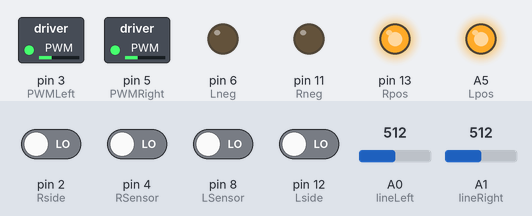
Bench run of a program on a simulated Arduino Nano, built with avr-gcc and run on an emulated ATmega328P. Shown: switched loads named in the program (green lamp = pin HIGH), output pins drawn as LEDs (lit = HIGH). The test bench sets the inputs (shaded band); at power-on: pin 2 (Rside), pin 4 (RSensor), pin 8 (LSensor), pin 12 (Lside) LOW, A0 (lineLeft) = 512, A1 (lineRight) = 512.

Above: at 1.2 s.
1.3 s: A0 (lineLeft) set to 206
2.8 s: A0 (lineLeft) set to 186
At 3.3 s:
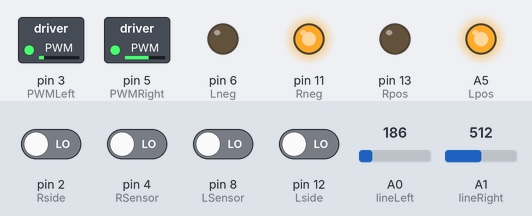
4.3 s: A1 (lineRight) set to 218
5.8 s: A1 (lineRight) set to 188
At 6.8 s:
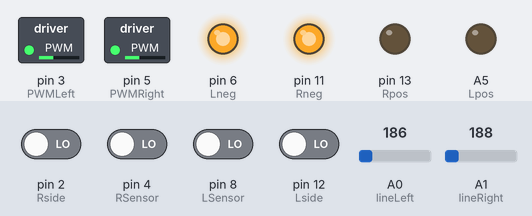
7.3 s: pin 2 (Rside) driven HIGH
At 8.0 s:
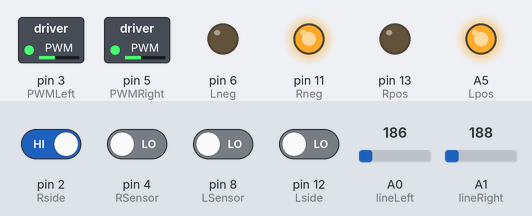
8.8 s: pin 8 (LSensor) driven HIGH
At 9.1 s:
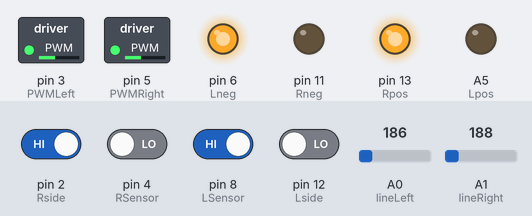
Timing chart, 0 to 11.3 s (numbered marks = the images above; inputs shaded):
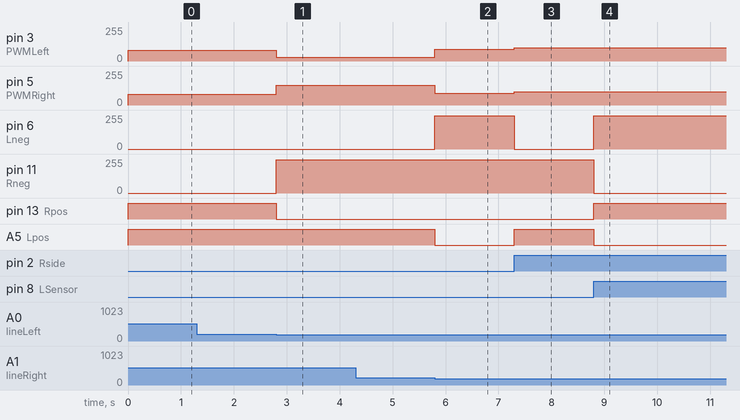

The program:

main.cpp
```cpp
/**
 * Joe
 * V1.1
 * File that outlines Shorti's main
 * 1/30/2025
 */

 #include <Arduino.h>

// imports
#include "sensors/MotorDriver.h"
#include "states/robotState.h"
#include "action/robotAction.h"
#include "sensors/LINEsensor.h"
#include "sensors/IRsensor.h"
#include "states/stayOn.h"
#include "states/moveForward.h"

 // pinouts
 #define Lside 12
 #define LSensor 8
 #define Rside 2
 #define RSensor 4
 #define StartMod 10
 #define Rpos 13
 #define Rneg 11
 #define Lpos A5
 #define Lneg 6
 #define PWMRight 5
 #define PWMLeft 3
 #define switch1 A7
 #define switch2 A6
 #define lineLeft A0
 #define lineRight A1

// define objects               declares pointers to these objects
MotorDriver *leftMotorDriver;
MotorDriver *rightMotorDriver;
RobotState* rstate;
StayOn* stayOn;
RobotAction* raction;
WorldState* wrldstate;
LINEsensor* linesensors[3];
IRsensor* irsensors[5];

 void updateMotors();

 void setup() {
     // define pinmodes
     pinMode(Rpos, OUTPUT);
     pinMode(Rneg, OUTPUT);
     pinMode(Lpos, OUTPUT);
     pinMode(Lneg, OUTPUT);
     pinMode(Lside, INPUT);
     pinMode(LSensor, INPUT);
     pinMode(RSensor, INPUT);
     pinMode(Rside, INPUT);
     pinMode(lineLeft, INPUT);
     pinMode(lineRight, INPUT);
     pinMode(StartMod, INPUT);
     pinMode(switch1, INPUT);
     pinMode(switch2, INPUT);

     Serial.begin(9600);

    leftMotorDriver = new MotorDriver();            // dynamically allocates memory for the object and returns a pointer (assigns it to leftMotorDriver)
    rightMotorDriver = new MotorDriver();

    for (int i = 0; i < 3; i++) {
        linesensors[i] = new LINEsensor(0);     // the "0" in LINEsensor(0) indicates that the sensor value is initialized to 0.
      }
      for (int i = 0; i < 5; i++) {
        irsensors[i] = new IRsensor(0);         // the "0" in LINEsensor(0) indicates that the sensor value is initialized to 0.
      }
      raction = new RobotAction(leftMotorDriver, rightMotorDriver);   // dynamically allocates memory for the object and returns a pointer (assigns it to raction)
      wrldstate = new WorldState(linesensors, irsensors);
      stayOn = new StayOn(raction, wrldstate);
      rstate = new RobotState(wrldstate, stayOn, raction);

 }

 void loop() {
    pollsensors();
    updateMotors();
    rstate->win();
 }

 /**
  * Implemented for Shorti's motordrivers to conform to the
  * simple motordriver with speed and direction.
  */
 void updateMotors() {
  int leftDirection = leftMotorDriver->getDir();
  int leftSpeed = leftMotorDriver->getSpeed();

  if (leftDirection == 1) {  // if direction is forward
    analogWrite(Lpos, 250);
    analogWrite(Lneg, 0);
  } else {                    // if direction is back
    analogWrite(Lpos, 0);
    analogWrite(Lneg, 250);
  }

  int rightDirection = rightMotorDriver->getDir();
  int rightSpeed = rightMotorDriver->getSpeed();

  if (rightDirection == 1) {  // if direction is forward
    analogWrite(Rpos, 250);
    analogWrite(Rneg, 0);
  } else {                    // if direction is back
    analogWrite(Rpos, 0);
    analogWrite(Rneg, 250);
  }

// controls the speed

   analogWrite(PWMLeft, leftSpeed);
   analogWrite(PWMRight, rightSpeed);
}

 void pollsensors() {
    linesensors[0]->setValue(analogRead(lineLeft));
    linesensors[1]->setValue(analogRead(lineRight));

    irsensors[0]->setValue(digitalRead(Lside));
    irsensors[1]->setValue(digitalRead(LSensor));
    irsensors[2]->setValue(digitalRead(RSensor));
    irsensors[3]->setValue(digitalRead(Rside));
 }
```

robotAction.h
```cpp
#ifndef ROBOT_ACTION_H_
#define ROBOT_ACTION_H_

#include "sensors/MotorDriver.h"

class RobotAction {
    private:
        MotorDriver* leftMotor;     // pointers to left and right motor drivers
        MotorDriver* rightMotor;
    public:
        RobotAction(MotorDriver* leftMotorParameter, MotorDriver* rightMotorParameter);   // Constructor (creates specific instances of parameters)
        void turnLeft();
        void turnRight();
        void go();
        void GOGOGO();
        void reverse();
        void reverseLeft();
        void reverseRight();
        void spinRight();
        void spinLeft();
};

#endif
```

IRsensor.h
```cpp
#ifndef IRSENSOR_H
#define IRSENSOR_H

class IRsensor {
private:
    /*represensents sensor value*/
    int value;
public:
    IRsensor();
    IRsensor(int sensorValue);
    int getValue();
    void setValue(int sensorValue);
    bool isDetecting();
};

#endif
```

LINEsensor.h
```cpp
#ifndef LINESENSOR_H
#define LINESENSOR_H

class LINEsensor {
private:
    /*represensents sensor value*/
    int value;
public:
    LINEsensor();
    LINEsensor(int sensorValue);
    int getValue();
    void setValue(int sensorValue);
};

#endif
```

dodge.h
```cpp
#ifndef DODGE_H
#define DODGE_H

#include "action/robotAction.h"
#include "states/worldState.h"

class Dodge {
    private:
        RobotAction* robotAction;
        WorldState* worldState;
    public:
        Dodge(RobotAction* robotActionParameter, WorldState* worldStateParameter);
        void performDodge();
};

#endif
```

moveForward.h
```cpp
#ifndef MOVE_FORWARD_H_
#define MOVE_FORWARD_H_

#include "states/robotState.h"
#include "action/robotAction.h"
#include "states/worldState.h"

class MoveForward {
    private:
        RobotAction* robotAction;
    public:
        MoveForward(RobotAction* robotActionParameter);     // constructor
        void move();
};

#endif
```

robotState.h
```cpp
#ifndef ROBOT_STATE_H_
#define ROBOT_STATE_H_

#include "states/worldState.h"
#include "states/stayOn.h"
#include "action/robotAction.h"

class RobotState {
    private:
        WorldState* worldState;             // pointer to WorldState instance
        StayOn* stayOn;
        RobotAction* robotAction;
    public:
        RobotState();
        RobotState(WorldState* worldStateParameter, StayOn* stayOnParameter, RobotAction* robotActionParameter);
        void win();
};

#endif
```

stayOn.h
```cpp
#ifndef STAY_ON_H_
#define STAY_ON_H_

#include "action/robotAction.h"
#include "states/worldState.h"

class StayOn {
    private:
        RobotAction* robotAction;
        WorldState* worldState;
    public:
        StayOn(RobotAction* robotActionParameter, WorldState* worldState);     // constructor
        void runAlgorithm();
};

#endif
```

worldState.h
```cpp
#ifndef WORLD_STATE_H_
#define WORLD_STATE_H_

#include "sensors/LINEsensor.h"
#include "sensors/IRsensor.h"

enum Edge {
    LEFT,
    SLIGHT_LEFT,
    RIGHT,
    SLIGHT_RIGHT,
    FRONT,
    BACK,
    CLOSE_FRONT,
    SAFE
};

class WorldState {
    private:
        LINEsensor** lnsn;          // pointer to array of line sensors
        IRsensor** irsn;            // pointer to aray of IR sensors
    public:
        WorldState(LINEsensor*[], IRsensor*[]);     // Constructor: Takes arrays of pointers to LINEsensor and IRsensor objects
        Edge isNearEdge();                         // Function to check if the robot is near an edge and return the corresponding enum value
        int enemyDistance();
        void readSensors();   // do we need this? I think we read sensor values in "pollSensor" in main and then update the IR and Line sensor classes
        Edge enemyPos();                            // Function to check enemy Position and return enum value
};

#endif
```

robotAction.cpp
```cpp
#include "action/robotAction.h"

RobotAction::RobotAction(MotorDriver* leftMotorParameter, MotorDriver* rightMotorParameter) {
    // initialize motor drivers to specific values
    leftMotor = leftMotorParameter;
    rightMotor = rightMotorParameter;
}

void RobotAction::turnLeft() {
    // call setDir and setSpeed
    leftMotor->setDir(false);           // leftMotor is a pointer to an object created in main, so use "->" to set direction. If it was a normal object (not a pointer), use leftMotor.setDir(false)
    rightMotor->setDir(true);
    rightMotor->setSpeed(100);
    leftMotor->setSpeed(100);
}

void RobotAction::turnRight() {
    // call setDir and setSpeed
    leftMotor->setDir(true);
    rightMotor->setDir(false);
    leftMotor->setSpeed(100);
    rightMotor->setSpeed(100);
}

void RobotAction::go() {
    // call setDir and setSpeed
    leftMotor->setDir(1);
    rightMotor->setDir(1);
    leftMotor->setSpeed(80);
    rightMotor->setSpeed(80);
}

void RobotAction::GOGOGO() {
    // call setDir and setSpeed
    leftMotor->setDir(true);
    rightMotor->setDir(true);
    leftMotor->setSpeed(200);
    rightMotor->setSpeed(200);
}

void RobotAction::reverse() {
    // call setDir and setSpeed
    leftMotor->setDir(false);
    rightMotor->setDir(false);
    leftMotor->setSpeed(90);
    rightMotor->setSpeed(90);
}

void RobotAction::spinRight() {
    leftMotor->setDir(false);
    rightMotor->setDir(true);
    leftMotor->setSpeed(90);
    rightMotor->setSpeed(90);
}

void RobotAction::spinLeft() {
    leftMotor->setDir(true);
    rightMotor->setDir(false);
    leftMotor->setSpeed(60);
    rightMotor->setSpeed(60);
}

void RobotAction::reverseLeft() {
    // call setDir and setSpeed
    leftMotor->setDir(true);
    rightMotor->setDir(false);
    leftMotor->setSpeed(30);
    rightMotor->setSpeed(150);
}

void RobotAction::reverseRight() {
    // call setDir and setSpeed
    leftMotor->setDir(false);
    rightMotor->setDir(true);
    leftMotor->setSpeed(150);
    rightMotor->setSpeed(30);
}
```

IRsensor.cpp
```cpp
#include "sensors/IRsensor.h"

IRsensor::IRsensor() {      // constructor
    value = 0;
}

IRsensor::IRsensor(int sensorValue) {       // constructor
    value = sensorValue;
}

int IRsensor::getValue() {      // gets IR sensor value (function)
    return value;
}

void IRsensor::setValue(int sensorValue) {      // sets IR sensor value (function)
    value = sensorValue;
}

bool isDetecting() {        // returns true if IR sensor is functioning (function)
    return true;
}
```

LINEsensor.cpp
```cpp
#include "sensors/LINEsensor.h"

LINEsensor::LINEsensor() {      // constructor
    value = 0;
}

LINEsensor::LINEsensor(int sensorValue) {      // constructor
    value = sensorValue;
}

int LINEsensor::getValue() {          // gets line sensor value (function)
    return value;
}

void LINEsensor::setValue(int sensorValue) {       // sets line sensor value (function)
    value = sensorValue;
}
```

dodge.cpp
```cpp
#include "states/dodge.h"

Dodge::Dodge(RobotAction* robotActionParameter, WorldState* worldStateParameter) {
    robotAction = robotActionParameter;
    worldState = worldStateParameter;
}

void Dodge::performDodge() {
    // implement logic to decide how long to turn and GOGOGO
    robotAction->turnRight();
    robotAction->GOGOGO();
}
```

moveForward.cpp
```cpp
#include "states/moveForward.h"

MoveForward::MoveForward(RobotAction* robotActionParameter) {       // constructor for MoveForward class. Takes a robotAction parameter (pointer to instance of robotAction in main) and assigns it to robotAction member variable
    robotAction = robotActionParameter;
}

void MoveForward::move() {      // calls runAlgorithm method of MoveForward class. Delegates movement of robot to robotAction object
    robotAction->go();                  // calls go() method on robotAction object
}
```

robotState.cpp
```cpp
// chooses an algorithm. class you call at the beginning to determine which algortihm to run

#include "states/robotState.h"

RobotState::RobotState() {
}

RobotState::RobotState(WorldState* worldStateParameter, StayOn* stayOnParameter, RobotAction* robotActionParameter) {
    worldState = worldStateParameter;
    stayOn = stayOnParameter;
    robotAction = robotActionParameter;
}

void RobotState::win() {
    // Decide which algorithm to run based on sensor data from WorldState class

    Edge enemy_pos = worldState->enemyPos();

    if (enemy_pos == SAFE) {
        stayOn->runAlgorithm();
    } else if (enemy_pos == CLOSE_FRONT) {
        robotAction->GOGOGO();
    } else if (enemy_pos == FRONT) {
        robotAction->go();
    } else if (enemy_pos == LEFT || enemy_pos == SLIGHT_LEFT) {
        robotAction->turnLeft();
    } else if (enemy_pos == SLIGHT_RIGHT) {
        robotAction->turnRight();
    } else {
        stayOn->runAlgorithm();
    }

}
```

stayOn.cpp
```cpp
#include "states/stayOn.h"

StayOn::StayOn(RobotAction* robotActionParameter, WorldState* worldStateParameter) {       // constructor for MoveForward class. Takes a robotAction parameter (pointer to instance of robotAction in main) and assigns it to robotAction member variable
    robotAction = robotActionParameter;
    worldState = worldStateParameter;
}

void StayOn::runAlgorithm() {      // calls runAlgorithm method of MoveForward class. Delegates movement of robot to robotAction object
    Edge epos = worldState->isNearEdge();
    if (epos == FRONT) {
        robotAction->reverse();
    } else if (epos == LEFT || epos == SLIGHT_LEFT) {
        robotAction->reverseLeft();
    } else if (epos == RIGHT || epos == SLIGHT_RIGHT) {
        robotAction->reverseRight();
    } else {
        robotAction->go();
    }
}
```

worldState.cpp
```cpp
/* interprets binary outputs of sensors and abstracts them into more meaningful knowledge.
use inumerations to describe lcoations and make a mapping. cycle thropugh mapping to return location of mapping */

#include "sensors/LINEsensor.h"
#include "sensors/IRsensor.h"
#include "states/worldState.h"

WorldState::WorldState(LINEsensor* linesensors[], IRsensor* irsensors[]) {      //constructor to initialize WorldState class with arrays of sensor objects
    lnsn = linesensors;
    irsn = irsensors;

}
void WorldState::readSensors() {
    // do some arduino stuff to set the sensor values based on pins

}
Edge WorldState::isNearEdge() {
    if ((lnsn[0]->getValue() < 200) && (lnsn[1]->getValue() < 200)) {       // Left and right sensors detect edge
        return FRONT;
    } else if (lnsn[1]->getValue() < 200) {                       // Right sensor detects edge
        return RIGHT;
    } else if (lnsn[0]->getValue() < 200) {                       // Left sensor detects edge
        return LEFT;
    } else if (lnsn[2]->getValue() < 200) {                       // Back sensor detects edge
        return BACK;
    } else {                                                // No sensor detects edge
        return SAFE;
    }
}

/**
* @param list list of sensors, will update list based on which sensors are detecting the enemy
*/
Edge WorldState::enemyPos() {
    if (irsn[2]->getValue() && (!irsn[0]->getValue() && !irsn[1]->getValue() && !irsn[3]->getValue())) {       // Front sensors detect enemy
        return FRONT;
    } else if (irsn[1]->getValue() && irsn[2]->getValue()) {
        return CLOSE_FRONT;
    } else if (irsn[0]->getValue() || irsn[1]->getValue()) {                       // Left sensor detects enemy
        return LEFT;
    // } else if (irsn[1]->getValue()) {                       // Front right sensor detects enemy
    //     return SLIGHT_LEFT;
    } else if (irsn[3]->getValue() || irsn[4]->getValue()) {                       // Front left sensor detects enemy
        return SLIGHT_RIGHT;
    // } else if (irsn[4]->getValue()) {                        // Right sensor detects enemy
    //     return RIGHT;                                // enemy is on top of us
    } else {                                                // No sensor detects enemy
        return SAFE;
    }


    // if (irsn[1]->getValue() && irsn[2]->getValue()) {       // Front sensors detect enemy
    //     return FRONT;
    // } else if (irsn[0]->getValue()) {                       // Left sensor detects enemy
    //     return LEFT;
    // } else if (irsn[1]->getValue()) {                       // Front right sensor detects enemy
    //     return SLIGHT_RIGHT;
    // } else if (irsn[2]->getValue()) {                       // Front left sensor detects enemy
    //     return SLIGHT_LEFT;
    // }else if (irsn[3]->getValue()) {                        // Right sensor detects enemy
    //     return RIGHT;
    // } else {                                                // No sensor detects enemy
    //     return SAFE;
    // }
    // return;
}
```

MotorDriver.h
```cpp
#ifndef MOTOR_DRIVER_H_
#define MOTOR_DRIVER_H_

class MotorDriver {
    private:                                    // attributes
        int dir;
        unsigned int speed;
    public:                                     // methods
        MotorDriver();      // constructer
        MotorDriver(int init_speed);        // constructer
        MotorDriver(int init_speed, int init_dir);      // constructer
        int getDir();
        void setDir(int);
        int getSpeed();
        void setSpeed(int);
};

#endif
```

MotorDriver.cpp
```cpp
#include "sensors/MotorDriver.h"

MotorDriver::MotorDriver() {        // Constructor, initializes speed and direction to 0
    speed = 0;
    dir = 0;
}

MotorDriver::MotorDriver(int init_speed) {      // Constructor overloading (just for flexibility)
    speed = init_speed;
}

MotorDriver::MotorDriver(int init_speed, int init_dir) {    // Constructor overloading (just for flexibility)
    speed = init_speed;
    dir = init_dir;
}

int MotorDriver::getDir() {    // stores dir in class (function)
    return dir;
}

void MotorDriver::setDir(int newdir) {     // sets new dir in class (function)
    dir = newdir;
}

int MotorDriver::getSpeed() {   // stores speed in class (function)
    return speed;
}

void MotorDriver::setSpeed(int newspeed) {      // sets new speed in class (function)
    // possibly add some kind of conversion here, or add a completely new conversion method
    speed = newspeed;
}
```

Measured:
- the behaviour switches between 200 and 199 on A0 (lineLeft) (found by bisection; images 0 and 1)
- the behaviour switches between 200 and 199 on A1 (lineRight) (found by bisection; images 1 and 2)
- after the input at 1.3 s, every drawn part: stays the same
- after the input at 2.8 s, pin 3 (PWMLeft): 80/255 → 30/255 at once; pin 5 (PWMRight): 80/255 → 150/255 at once; pin 11 (Rneg): 0/255 → 250/255 at once; pin 13 (Rpos): HIGH → LOW at once
- after the input at 4.3 s, every drawn part: stays the same
- after the input at 5.8 s, pin 3 (PWMLeft): 30/255 → 90/255 at once; pin 5 (PWMRight): 150/255 → 90/255 at once; pin 6 (Lneg): 0/255 → 250/255 at once; A5 (Lpos): HIGH → LOW at once
- after the input at 7.3 s, pin 3 (PWMLeft), pin 5 (PWMRight): 90/255 → 100/255 at once; pin 6 (Lneg): 250/255 → 0/255 at once; A5 (Lpos): LOW → HIGH at once
- after the input at 8.8 s, pin 6 (Lneg): 0/255 → 250/255 at once; pin 11 (Rneg): 250/255 → 0/255 at once; pin 13 (Rpos): LOW → HIGH at once; A5 (Lpos): HIGH → LOW at once
